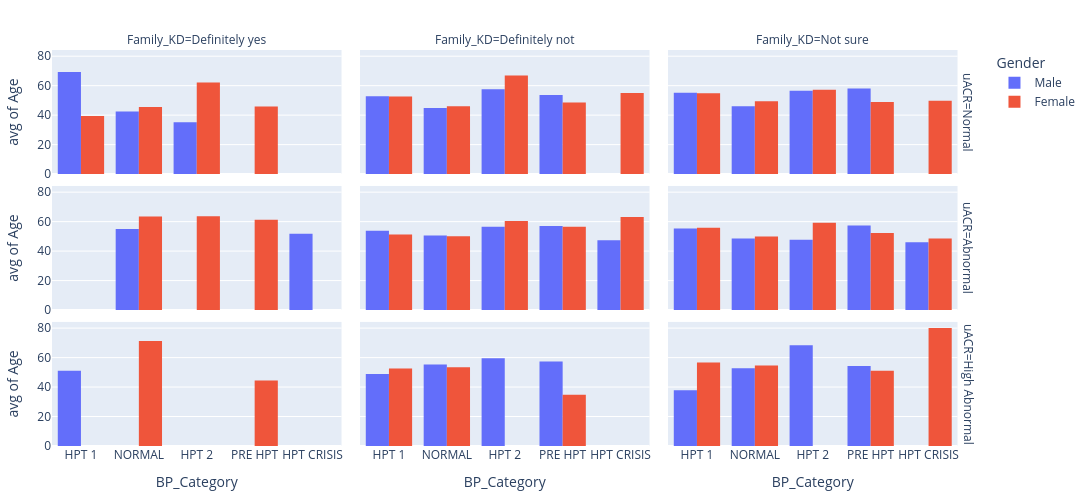

Notebook code for this chart:
### Code cell
fig = px.histogram(data, x='BP_Category', y='Age', color='Gender', barmode='group', histfunc='avg',
             facet_row='uACR', facet_col='Family_KD',
             category_orders={'Family_KD': ['Definitely yes', 'Definitely not', 'Not sure'],
                              'uACR': ['Normal', 'Abnormal', 'High Abnormal']})

fig.update_layout(
    autosize=False,
    width=1100,
    height=500,
    margin=dict(l=20, r=20, t=50, b=20),
)

fig.show()

### Figure 1 — Plotly figure (JSON) as saved in the notebook; plotly's stock layout.template omitted (floating-point values rounded to 4 significant figures; data arrays with more than 128 entries replaced by an {"elided": "..."} marker saying what was removed)
{"data": [{"alignmentgroup": "True", "bingroup": "x", "histfunc": "avg", "hovertemplate": "Gender=Male<br>uACR=Normal<br>Family_KD=Definitely yes<br>BP_Category=%{x}<br>avg of Age=%{y}<extra></extra>", "legendgroup": "Male", "marker": {"color": "#636efa", "pattern": {"shape": ""}}, "name": "Male", "offsetgroup": "Male", "orientation": "v", "showlegend": true, "type": "histogram", "x": ["HPT 1", "NORMAL", "NORMAL", "NORMAL", "NORMAL", "NORMAL", "NORMAL", "NORMAL", "NORMAL", "HPT 2"], "xaxis": "x7", "y": [69.3, 53.0, 66.7, 31.9, 67.0, 41.3, 24.3, 18.5, 36.8, 35.1], "yaxis": "y7"}, {"alignmentgroup": "True", "bingroup": "x", "histfunc": "avg", "hovertemplate": "Gender=Female<br>uACR=Normal<br>Family_KD=Definitely yes<br>BP_Category=%{x}<br>avg of Age=%{y}<extra></extra>", "legendgroup": "Female", "marker": {"color": "#EF553B", "pattern": {"shape": ""}}, "name": "Female", "offsetgroup": "Female", "orientation": "v", "showlegend": true, "type": "histogram", "x": ["HPT 1", "NORMAL", "PRE HPT", "NORMAL", "NORMAL", "NORMAL", "NORMAL", "NORMAL", "HPT 1", "NORMAL", "NORMAL", "HPT 2"], "xaxis": "x7", "y": [24.9, 45.8, 45.8, 32.7, 45.8, 68.8, 33.8, 48.5, 54.0, 66.1, 22.4, 62.2], "yaxis": "y7"}, {"alignmentgroup": "True", "bingroup": "x", "histfunc": "avg", "hovertemplate": "Gender=Male<br>uACR=Abnormal<br>Family_KD=Definitely yes<br>BP_Category=%{x}<br>avg of Age=%{y}<extra></extra>", "legendgroup": "Male", "marker": {"color": "#636efa", "pattern": {"shape": ""}}, "name": "Male", "offsetgroup": "Male", "orientation": "v", "showlegend": false, "type": "histogram", "x": ["NORMAL", "HPT CRISIS", "NORMAL"], "xaxis": "x4", "y": [34.1, 51.8, 75.8], "yaxis": "y4"}, {"alignmentgroup": "True", "bingroup": "x", "histfunc": "avg", "hovertemplate": "Gender=Female<br>uACR=Abnormal<br>Family_KD=Definitely yes<br>BP_Category=%{x}<br>avg of Age=%{y}<extra></extra>", "legendgroup": "Female", "marker": {"color": "#EF553B", "pattern": {"shape": ""}}, "name": "Female", "offsetgroup": "Female", "orientation": "v", "showlegend": false, "type": "histogram", "x": ["NORMAL", "NORMAL", "NORMAL", "NORMAL", "NORMAL", "PRE HPT", "NORMAL", "HPT 2"], "xaxis": "x4", "y": [60.1, 73.7, 64.3, 50.0, 69.3, 61.2, 63.5, 63.7], "yaxis": "y4"}, {"alignmentgroup": "True", "bingroup": "x", "histfunc": "avg", "hovertemplate": "Gender=Male<br>uACR=High Abnormal<br>Family_KD=Definitely yes<br>BP_Category=%{x}<br>avg of Age=%{y}<extra></extra>", "legendgroup": "Male", "marker": {"color": "#636efa", "pattern": {"shape": ""}}, "name": "Male", "offsetgroup": "Male", "orientation": "v", "showlegend": false, "type": "histogram", "x": ["HPT 1"], "xaxis": "x", "y": [51.0], "yaxis": "y"}, {"alignmentgroup": "True", "bingroup": "x", "histfunc": "avg", "hovertemplate": "Gender=Female<br>uACR=High Abnormal<br>Family_KD=Definitely yes<br>BP_Category=%{x}<br>avg of Age=%{y}<extra></extra>", "legendgroup": "Female", "marker": {"color": "#EF553B", "pattern": {"shape": ""}}, "name": "Female", "offsetgroup": "Female", "orientation": "v", "showlegend": false, "type": "histogram", "x": ["PRE HPT", "NORMAL"], "xaxis": "x", "y": [44.4, 71.3], "yaxis": "y"}, {"alignmentgroup": "True", "bingroup": "x", "histfunc": "avg", "hovertemplate": "Gender=Male<br>uACR=Normal<br>Family_KD=Definitely not<br>BP_Category=%{x}<br>avg of Age=%{y}<extra></extra>", "legendgroup": "Male", "marker": {"color": "#636efa", "pattern": {"shape": ""}}, "name": "Male", "offsetgroup": "Male", "orientation": "v", "showlegend": false, "type": "histogram", "x": ["NORMAL", "NORMAL", "HPT 1", "PRE HPT", "NORMAL", "HPT 1", "NORMAL", "PRE HPT", "NORMAL", "NORMAL", "PRE HPT", "PRE HPT", "HPT 1", "NORMAL", "HPT 1", "PRE HPT", "NORMAL", "NORMAL", "HPT 1", "NORMAL", "NORMAL", "PRE HPT", "NORMAL", "NORMAL", "NORMAL", "HPT 1", "NORMAL", "NORMAL", "NORMAL", "HPT 1", "PRE HPT", "NORMAL", "NORMAL", "PRE HPT", "HPT 1", "NORMAL", "NORMAL", "NORMAL", "NORMAL", "PRE HPT", "HPT 1", "HPT 2", "HPT 1", "PRE HPT", "NORMAL", "NORMAL", "NORMAL", "NORMAL", "NORMAL", "NORMAL", "NORMAL", "NORMAL", "NORMAL", "HPT 1", "HPT 1", "NORMAL", "NORMAL", "NORMAL", "NORMAL", "HPT 2", "NORMAL", "PRE HPT", "NORMAL", "HPT 1", "NORMAL", "HPT 1", "NORMAL", "HPT 1", "PRE HPT", "NORMAL", "NORMAL", "HPT 1", "PRE HPT", "PRE HPT", "HPT 1", "NORMAL", "HPT 2", "PRE HPT", "HPT 1", "NORMAL", "NORMAL", "NORMAL", "NORMAL", "NORMAL", "PRE HPT", "HPT 1", "PRE HPT", "NORMAL", "NORMAL", "HPT 1", "NORMAL", "HPT 1", "NORMAL", "NORMAL", "HPT 1", "HPT 1", "HPT 1", "NORMAL", "HPT 1", "NORMAL", "NORMAL", "NORMAL", "NORMAL", "NORMAL", "NORMAL", "NORMAL", "NORMAL", "NORMAL", "NORMAL", "HPT 1", "PRE HPT", "NORMAL", "PRE HPT", "NORMAL", "HPT 1"], "xaxis": "x8", "y": [18.1, 75.8, 52.1, 41.4, 25.7, 72.7, 52.9, 54.2, 27.6, 29.2, 86.1, 42.4, 41.5, 64.0, 60.2, 63.7, 59.4, 57.1, 46.0, 25.6, 36.4, 45.4, 47.4, 38.3, 37.3, 49.2, 44.9, 49.0, 24.0, 58.9, 55.7, 50.4, 35.2, 50.5, 56.5, 61.6, 64.8, 55.7, 40.2, 52.6, 58.9, 54.1, 61.0, 47.8, 23.8, 52.4, 36.6, 47.8, 32.3, 30.0, 63.6, 55.0, 27.7, 80.8, 34.5, 57.5, 43.4, 54.1, 53.3, 60.3, 59.4, 66.0, 38.7, 53.9, 47.7, 50.2, 33.6, 57.8, 54.1, 41.8, 45.8, 60.9, 26.5, 61.7, 63.2, 54.7, 58.1, 44.7, 60.9, 63.8, 60.0, 59.0, 60.4, 63.8, 58.2, 66.9, 40.3, 47.8, 41.7, 49.9, 54.5, 36.5, 56.2, 42.9, 23.1, 53.8, 60.7, 25.9, 28.1, 53.2, 64.4, 48.7, 56.8, 21.9, 63.4, 22.6, 22.0, 23.0, 20.4, 33.9, 52.7, 30.8, 76.8, 41.0, 53.2], "yaxis": "y8"}, {"alignmentgroup": "True", "bingroup": "x", "histfunc": "avg", "hovertemplate": "Gender=Female<br>uACR=Normal<br>Family_KD=Definitely not<br>BP_Category=%{x}<br>avg of Age=%{y}<extra></extra>", "legendgroup": "Female", "marker": {"color": "#EF553B", "pattern": {"shape": ""}}, "name": "Female", "offsetgroup": "Female", "orientation": "v", "showlegend": false, "type": "histogram", "x": {"elided": "148 str values"}, "xaxis": "x8", "y": {"elided": "148 float values"}, "yaxis": "y8"}, {"alignmentgroup": "True", "bingroup": "x", "histfunc": "avg", "hovertemplate": "Gender=Male<br>uACR=Abnormal<br>Family_KD=Definitely not<br>BP_Category=%{x}<br>avg of Age=%{y}<extra></extra>", "legendgroup": "Male", "marker": {"color": "#636efa", "pattern": {"shape": ""}}, "name": "Male", "offsetgroup": "Male", "orientation": "v", "showlegend": false, "type": "histogram", "x": ["NORMAL", "NORMAL", "PRE HPT", "NORMAL", "HPT 1", "HPT 1", "HPT 1", "NORMAL", "NORMAL", "NORMAL", "NORMAL", "NORMAL", "PRE HPT", "PRE HPT", "NORMAL", "NORMAL", "NORMAL", "NORMAL", "PRE HPT", "NORMAL", "PRE HPT", "NORMAL", "PRE HPT", "NORMAL", "HPT 1", "NORMAL", "NORMAL", "HPT CRISIS", "HPT 2", "HPT 1", "HPT 1", "NORMAL", "NORMAL", "NORMAL", "NORMAL", "NORMAL", "NORMAL", "NORMAL", "NORMAL", "NORMAL", "PRE HPT", "HPT 2", "NORMAL", "NORMAL", "PRE HPT", "NORMAL", "NORMAL", "PRE HPT", "NORMAL", "NORMAL", "HPT 2", "PRE HPT", "NORMAL", "NORMAL", "PRE HPT", "NORMAL", "NORMAL", "NORMAL", "NORMAL", "PRE HPT", "HPT 1", "PRE HPT", "HPT 1", "PRE HPT", "PRE HPT", "PRE HPT", "HPT 1", "HPT 1", "PRE HPT", "HPT 1", "PRE HPT", "NORMAL", "NORMAL", "HPT 1", "PRE HPT", "PRE HPT", "HPT 1", "NORMAL", "NORMAL", "HPT 1", "NORMAL", "NORMAL", "NORMAL", "NORMAL"], "xaxis": "x5", "y": [76.5, 52.8, 54.0, 53.2, 48.3, 63.0, 42.4, 42.0, 63.6, 54.6, 62.6, 24.8, 51.3, 78.2, 70.0, 43.9, 54.3, 48.2, 71.5, 39.4, 51.9, 27.4, 61.8, 65.4, 58.5, 33.4, 45.2, 47.3, 69.1, 65.2, 61.2, 41.1, 51.0, 69.0, 36.2, 54.9, 55.3, 63.0, 35.0, 60.6, 45.5, 54.4, 58.1, 29.9, 57.0, 42.3, 70.3, 62.7, 60.3, 54.2, 46.1, 61.4, 47.3, 21.1, 60.9, 44.5, 30.7, 45.0, 29.4, 47.4, 55.9, 56.1, 59.0, 53.8, 54.3, 51.2, 53.4, 50.3, 61.4, 37.3, 81.4, 57.6, 76.3, 50.0, 55.8, 22.4, 62.0, 51.2, 70.7, 47.2, 48.3, 25.0, 66.9, 75.4], "yaxis": "y5"}, {"alignmentgroup": "True", "bingroup": "x", "histfunc": "avg", "hovertemplate": "Gender=Female<br>uACR=Abnormal<br>Family_KD=Definitely not<br>BP_Category=%{x}<br>avg of Age=%{y}<extra></extra>", "legendgroup": "Female", "marker": {"color": "#EF553B", "pattern": {"shape": ""}}, "name": "Female", "offsetgroup": "Female", "orientation": "v", "showlegend": false, "type": "histogram", "x": {"elided": "135 str values"}, "xaxis": "x5", "y": {"elided": "135 float values"}, "yaxis": "y5"}, {"alignmentgroup": "True", "bingroup": "x", "histfunc": "avg", "hovertemplate": "Gender=Male<br>uACR=High Abnormal<br>Family_KD=Definitely not<br>BP_Category=%{x}<br>avg of Age=%{y}<extra></extra>", "legendgroup": "Male", "marker": {"color": "#636efa", "pattern": {"shape": ""}}, "name": "Male", "offsetgroup": "Male", "orientation": "v", "showlegend": false, "type": "histogram", "x": ["NORMAL", "HPT 2", "NORMAL", "HPT 1", "NORMAL", "HPT 2", "HPT 2", "HPT 2", "HPT 1", "NORMAL", "NORMAL", "NORMAL", "PRE HPT", "NORMAL", "HPT 2", "HPT 2", "HPT 1", "PRE HPT", "PRE HPT", "HPT 2"], "xaxis": "x2", "y": [42.3, 66.0, 37.7, 56.1, 75.4, 57.2, 46.2, 72.8, 54.0, 67.9, 57.3, 67.8, 75.0, 38.4, 61.1, 51.2, 36.6, 36.6, 60.4, 62.1], "yaxis": "y2"}, {"alignmentgroup": "True", "bingroup": "x", "histfunc": "avg", "hovertemplate": "Gender=Female<br>uACR=High Abnormal<br>Family_KD=Definitely not<br>BP_Category=%{x}<br>avg of Age=%{y}<extra></extra>", "legendgroup": "Female", "marker": {"color": "#EF553B", "pattern": {"shape": ""}}, "name": "Female", "offsetgroup": "Female", "orientation": "v", "showlegend": false, "type": "histogram", "x": ["HPT 1", "NORMAL", "NORMAL", "HPT 1", "NORMAL", "NORMAL", "NORMAL", "PRE HPT", "NORMAL"], "xaxis": "x2", "y": [39.9, 62.6, 63.1, 65.2, 46.2, 71.8, 36.4, 34.8, 40.7], "yaxis": "y2"}, {"alignmentgroup": "True", "bingroup": "x", "histfunc": "avg", "hovertemplate": "Gender=Male<br>uACR=Normal<br>Family_KD=Not sure<br>BP_Category=%{x}<br>avg of Age=%{y}<extra></extra>", "legendgroup": "Male", "marker": {"color": "#636efa", "pattern": {"shape": ""}}, "name": "Male", "offsetgroup": "Male", "orientation": "v", "showlegend": false, "type": "histogram", "x": {"elided": "129 str values"}, "xaxis": "x9", "y": {"elided": "129 float values"}, "yaxis": "y9"}, {"alignmentgroup": "True", "bingroup": "x", "histfunc": "avg", "hovertemplate": "Gender=Female<br>uACR=Normal<br>Family_KD=Not sure<br>BP_Category=%{x}<br>avg of Age=%{y}<extra></extra>", "legendgroup": "Female", "marker": {"color": "#EF553B", "pattern": {"shape": ""}}, "name": "Female", "offsetgroup": "Female", "orientation": "v", "showlegend": false, "type": "histogram", "x": ["HPT 1", "NORMAL", "NORMAL", "NORMAL", "NORMAL", "NORMAL", "NORMAL", "NORMAL", "HPT 1", "PRE HPT", "NORMAL", "HPT 1", "HPT 1", "PRE HPT", "HPT 2", "HPT 1", "NORMAL", "HPT 1", "NORMAL", "HPT 1", "HPT 1", "NORMAL", "PRE HPT", "HPT 1", "NORMAL", "PRE HPT", "NORMAL", "NORMAL", "HPT 2", "HPT 1", "NORMAL", "NORMAL", "NORMAL", "HPT 1", "NORMAL", "HPT 1", "HPT 1", "PRE HPT", "NORMAL", "NORMAL", "PRE HPT", "NORMAL", "NORMAL", "NORMAL", "HPT 1", "HPT 1", "PRE HPT", "HPT 2", "PRE HPT", "NORMAL", "PRE HPT", "HPT 1", "NORMAL", "PRE HPT", "NORMAL", "PRE HPT", "NORMAL", "NORMAL", "HPT 2", "NORMAL", "NORMAL", "NORMAL", "HPT 1", "HPT 1", "NORMAL", "HPT 1", "PRE HPT", "NORMAL", "NORMAL", "HPT 1", "NORMAL", "NORMAL", "HPT 2", "HPT CRISIS", "NORMAL", "NORMAL", "NORMAL", "PRE HPT", "HPT 1", "NORMAL", "NORMAL", "NORMAL", "HPT 2", "NORMAL", "HPT 1", "PRE HPT", "NORMAL", "HPT 1", "NORMAL", "NORMAL", "NORMAL", "PRE HPT", "NORMAL", "NORMAL", "PRE HPT", "PRE HPT", "NORMAL", "HPT CRISIS", "NORMAL", "NORMAL", "NORMAL", "NORMAL", "HPT 1", "NORMAL", "HPT 1", "NORMAL", "NORMAL", "NORMAL", "NORMAL", "HPT 1", "HPT 1", "NORMAL", "NORMAL", "NORMAL", "PRE HPT", "NORMAL"], "xaxis": "x9", "y": [42.3, 60.8, 34.4, 55.1, 58.5, 75.6, 58.6, 29.1, 60.9, 37.4, 58.6, 48.1, 62.1, 49.8, 44.4, 49.1, 30.0, 46.9, 64.6, 46.7, 59.7, 36.4, 73.2, 57.0, 52.1, 53.6, 67.1, 49.6, 64.0, 58.4, 24.2, 58.5, 44.1, 53.5, 58.4, 62.6, 46.7, 44.1, 40.9, 50.6, 44.3, 54.9, 57.6, 61.6, 51.4, 81.6, 33.8, 61.8, 45.5, 47.3, 19.7, 59.6, 60.7, 55.9, 54.7, 58.2, 65.0, 45.4, 45.5, 50.0, 28.9, 48.9, 39.5, 50.5, 64.0, 48.7, 46.3, 23.1, 53.6, 34.1, 47.7, 54.7, 53.5, 51.9, 53.2, 67.5, 67.5, 69.5, 73.6, 66.3, 71.3, 37.3, 74.1, 56.3, 54.6, 59.1, 59.2, 63.4, 52.5, 69.2, 51.5, 19.8, 28.6, 33.6, 59.2, 35.1, 64.3, 47.7, 18.1, 20.2, 24.4, 43.1, 27.1, 24.8, 55.1, 40.0, 21.3, 20.4, 66.9, 76.3, 70.1, 51.1, 40.3, 66.2, 75.9, 75.4], "yaxis": "y9"}, {"alignmentgroup": "True", "bingroup": "x", "histfunc": "avg", "hovertemplate": "Gender=Male<br>uACR=Abnormal<br>Family_KD=Not sure<br>BP_Category=%{x}<br>avg of Age=%{y}<extra></extra>", "legendgroup": "Male", "marker": {"color": "#636efa", "pattern": {"shape": ""}}, "name": "Male", "offsetgroup": "Male", "orientation": "v", "showlegend": false, "type": "histogram", "x": ["PRE HPT", "PRE HPT", "NORMAL", "NORMAL", "NORMAL", "PRE HPT", "NORMAL", "NORMAL", "HPT 1", "NORMAL", "NORMAL", "NORMAL", "HPT 2", "HPT 1", "HPT 1", "HPT 1", "HPT 2", "HPT 1", "HPT 2", "HPT 2", "NORMAL", "NORMAL", "NORMAL", "HPT 1", "NORMAL", "NORMAL", "PRE HPT", "NORMAL", "NORMAL", "PRE HPT", "NORMAL", "NORMAL", "NORMAL", "NORMAL", "HPT 1", "HPT 2", "HPT 1", "HPT 2", "NORMAL", "PRE HPT", "HPT 1", "HPT 2", "PRE HPT", "NORMAL", "HPT 1", "NORMAL", "HPT CRISIS", "NORMAL", "HPT 1"], "xaxis": "x6", "y": [65.4, 55.3, 30.9, 58.4, 39.8, 50.8, 75.5, 45.4, 46.1, 14.4, 55.2, 57.1, 21.1, 55.9, 41.0, 65.0, 46.4, 54.8, 64.2, 56.6, 57.7, 56.2, 48.8, 60.1, 51.5, 30.1, 54.3, 65.7, 29.0, 62.8, 65.9, 31.0, 52.4, 50.2, 53.4, 55.5, 43.8, 52.1, 51.8, 71.2, 57.1, 38.5, 41.8, 60.1, 63.0, 26.4, 46.0, 62.8, 69.3], "yaxis": "y6"}, {"alignmentgroup": "True", "bingroup": "x", "histfunc": "avg", "hovertemplate": "Gender=Female<br>uACR=Abnormal<br>Family_KD=Not sure<br>BP_Category=%{x}<br>avg of Age=%{y}<extra></extra>", "legendgroup": "Female", "marker": {"color": "#EF553B", "pattern": {"shape": ""}}, "name": "Female", "offsetgroup": "Female", "orientation": "v", "showlegend": false, "type": "histogram", "x": ["HPT 2", "PRE HPT", "HPT 1", "NORMAL", "PRE HPT", "HPT 2", "NORMAL", "NORMAL", "PRE HPT", "HPT 1", "HPT 1", "PRE HPT", "NORMAL", "NORMAL", "NORMAL", "PRE HPT", "HPT 1", "HPT 1", "PRE HPT", "HPT 1", "PRE HPT", "PRE HPT", "PRE HPT", "NORMAL", "HPT 1", "HPT 1", "NORMAL", "NORMAL", "HPT 1", "HPT 2", "HPT 2", "NORMAL", "NORMAL", "NORMAL", "HPT 1", "NORMAL", "NORMAL", "NORMAL", "HPT 1", "HPT 2", "NORMAL", "HPT 1", "NORMAL", "NORMAL", "HPT 2", "HPT CRISIS", "HPT 1", "NORMAL", "HPT 2", "HPT 1", "HPT 2", "HPT 1", "HPT 1", "NORMAL", "HPT 2", "NORMAL", "PRE HPT", "NORMAL", "HPT 2", "PRE HPT", "HPT 1", "PRE HPT", "NORMAL", "PRE HPT", "NORMAL", "HPT 1", "NORMAL", "NORMAL", "NORMAL", "NORMAL", "NORMAL", "NORMAL", "PRE HPT", "PRE HPT", "NORMAL", "PRE HPT", "HPT 1", "NORMAL", "PRE HPT", "PRE HPT", "NORMAL", "NORMAL", "HPT 2", "NORMAL", "NORMAL", "PRE HPT", "NORMAL", "NORMAL", "PRE HPT", "NORMAL", "HPT 2", "PRE HPT", "PRE HPT", "NORMAL"], "xaxis": "x6", "y": [67.3, 66.9, 46.5, 56.4, 43.5, 86.9, 53.7, 60.0, 52.2, 53.5, 33.2, 50.2, 55.6, 55.2, 52.2, 40.1, 53.3, 58.1, 51.2, 83.6, 24.9, 34.1, 38.3, 56.0, 56.8, 53.8, 46.1, 27.0, 57.9, 54.7, 65.8, 31.6, 54.7, 56.6, 71.2, 54.9, 50.3, 53.0, 61.7, 44.7, 29.1, 34.2, 59.4, 22.6, 58.0, 48.5, 53.3, 56.4, 53.6, 58.0, 52.3, 56.7, 41.9, 46.3, 47.3, 47.5, 60.4, 55.5, 59.6, 56.8, 47.6, 56.2, 84.6, 71.3, 49.0, 71.1, 31.2, 57.0, 44.9, 44.1, 49.4, 66.2, 58.5, 19.9, 59.8, 62.5, 69.7, 60.9, 42.2, 60.3, 36.0, 56.4, 49.6, 57.0, 59.0, 42.1, 27.0, 45.4, 65.9, 27.2, 71.1, 68.7, 85.6, 58.4], "yaxis": "y6"}, {"alignmentgroup": "True", "bingroup": "x", "histfunc": "avg", "hovertemplate": "Gender=Male<br>uACR=High Abnormal<br>Family_KD=Not sure<br>BP_Category=%{x}<br>avg of Age=%{y}<extra></extra>", "legendgroup": "Male", "marker": {"color": "#636efa", "pattern": {"shape": ""}}, "name": "Male", "offsetgroup": "Male", "orientation": "v", "showlegend": false, "type": "histogram", "x": ["NORMAL", "NORMAL", "HPT 1", "NORMAL", "NORMAL", "PRE HPT", "HPT 2", "NORMAL", "PRE HPT", "NORMAL"], "xaxis": "x3", "y": [45.4, 45.1, 37.8, 77.6, 52.2, 61.5, 68.4, 39.8, 47.2, 56.5], "yaxis": "y3"}, {"alignmentgroup": "True", "bingroup": "x", "histfunc": "avg", "hovertemplate": "Gender=Female<br>uACR=High Abnormal<br>Family_KD=Not sure<br>BP_Category=%{x}<br>avg of Age=%{y}<extra></extra>", "legendgroup": "Female", "marker": {"color": "#EF553B", "pattern": {"shape": ""}}, "name": "Female", "offsetgroup": "Female", "orientation": "v", "showlegend": false, "type": "histogram", "x": ["HPT 1", "NORMAL", "HPT 1", "HPT 1", "PRE HPT", "NORMAL", "PRE HPT", "HPT 1", "NORMAL", "NORMAL", "HPT CRISIS", "NORMAL", "HPT 1", "HPT 1", "PRE HPT", "HPT 1"], "xaxis": "x3", "y": [59.4, 51.0, 55.8, 50.3, 28.2, 58.3, 73.4, 32.5, 37.1, 60.0, 80.0, 66.4, 66.7, 56.1, 51.6, 75.4], "yaxis": "y3"}], "layout": {"annotations": [{"font": {}, "showarrow": false, "text": "Family_KD=Definitely yes", "x": 0.1567, "xanchor": "center", "xref": "paper", "y": 1.0, "yanchor": "bottom", "yref": "paper"}, {"font": {}, "showarrow": false, "text": "Family_KD=Definitely not", "x": 0.49, "xanchor": "center", "xref": "paper", "y": 1.0, "yanchor": "bottom", "yref": "paper"}, {"font": {}, "showarrow": false, "text": "Family_KD=Not sure", "x": 0.8233, "xanchor": "center", "xref": "paper", "y": 1.0, "yanchor": "bottom", "yref": "paper"}, {"font": {}, "showarrow": false, "text": "uACR=High Abnormal", "textangle": 90, "x": 0.98, "xanchor": "left", "xref": "paper", "y": 0.1567, "yanchor": "middle", "yref": "paper"}, {"font": {}, "showarrow": false, "text": "uACR=Abnormal", "textangle": 90, "x": 0.98, "xanchor": "left", "xref": "paper", "y": 0.5, "yanchor": "middle", "yref": "paper"}, {"font": {}, "showarrow": false, "text": "uACR=Normal", "textangle": 90, "x": 0.98, "xanchor": "left", "xref": "paper", "y": 0.8433, "yanchor": "middle", "yref": "paper"}], "autosize": false, "barmode": "group", "height": 500, "legend": {"title": {"text": "Gender"}, "tracegroupgap": 0}, "margin": {"b": 20, "l": 20, "r": 20, "t": 50}, "width": 1100, "xaxis": {"anchor": "y", "domain": [0, 0.3133], "title": {"text": "BP_Category"}}, "xaxis2": {"anchor": "y2", "domain": [0.3333, 0.6467], "matches": "x", "title": {"text": "BP_Category"}}, "xaxis3": {"anchor": "y3", "domain": [0.6667, 0.98], "matches": "x", "title": {"text": "BP_Category"}}, "xaxis4": {"anchor": "y4", "domain": [0, 0.3133], "matches": "x", "showticklabels": false}, "xaxis5": {"anchor": "y5", "domain": [0.3333, 0.6467], "matches": "x", "showticklabels": false}, "xaxis6": {"anchor": "y6", "domain": [0.6667, 0.98], "matches": "x", "showticklabels": false}, "xaxis7": {"anchor": "y7", "domain": [0, 0.3133], "matches": "x", "showticklabels": false}, "xaxis8": {"anchor": "y8", "domain": [0.3333, 0.6467], "matches": "x", "showticklabels": false}, "xaxis9": {"anchor": "y9", "domain": [0.6667, 0.98], "matches": "x", "showticklabels": false}, "yaxis": {"anchor": "x", "domain": [0, 0.3133], "title": {"text": "avg of Age"}}, "yaxis2": {"anchor": "x2", "domain": [0, 0.3133], "matches": "y", "showticklabels": false}, "yaxis3": {"anchor": "x3", "domain": [0, 0.3133], "matches": "y", "showticklabels": false}, "yaxis4": {"anchor": "x4", "domain": [0.3433, 0.6567], "matches": "y", "title": {"text": "avg of Age"}}, "yaxis5": {"anchor": "x5", "domain": [0.3433, 0.6567], "matches": "y", "showticklabels": false}, "yaxis6": {"anchor": "x6", "domain": [0.3433, 0.6567], "matches": "y", "showticklabels": false}, "yaxis7": {"anchor": "x7", "domain": [0.6867, 1.0], "matches": "y", "title": {"text": "avg of Age"}}, "yaxis8": {"anchor": "x8", "domain": [0.6867, 1.0], "matches": "y", "showticklabels": false}, "yaxis9": {"anchor": "x9", "domain": [0.6867, 1.0], "matches": "y", "showticklabels": false}}}
